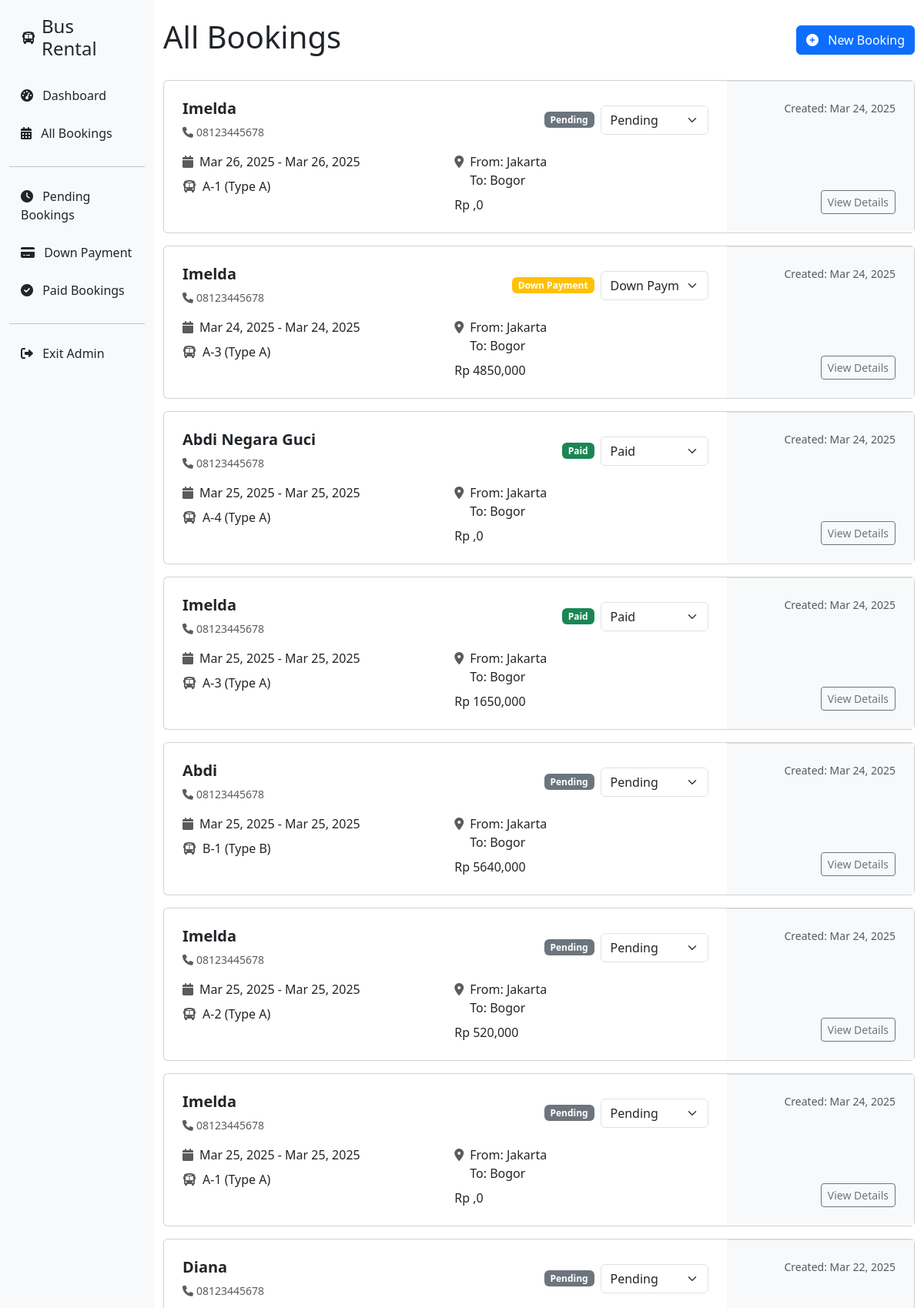
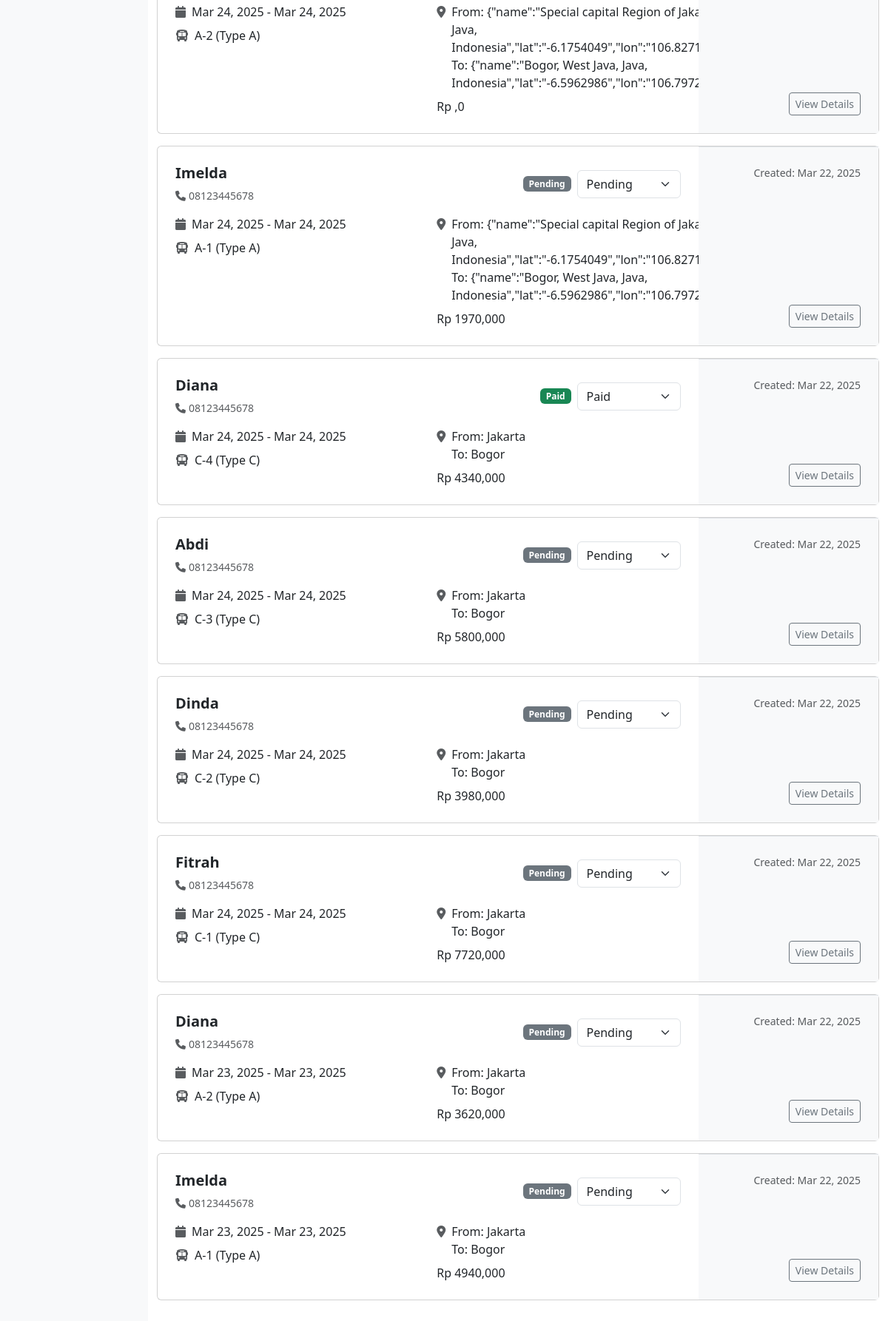
The page /admin-bookings/ (signed in) on the database its author committed (2 pictures, top to bottom).
### rental/models.py (models this page shows, shortened)
class Booking(models.Model):
    PAYMENT_STATUS = [
        ("PENDING", "Pending"),
        ("DP", "Down Payment"),
        ("PAID", "Paid"),
    ]
    customer_name = models.CharField(max_length=100)
    customer_phone = models.CharField(max_length=20)
    bus = models.ForeignKey(Bus, on_delete=models.CASCADE)
    start_date = models.DateField()
    rental_days = models.IntegerField(default=1)
    end_date = models.DateField()
    pickup = models.CharField(max_length=200)
    destination = models.CharField(max_length=200)
    additional_locations = models.TextField(blank=True, null=True)  # Stored as JSON
    pickup_coordinates = models.CharField(max_length=50, blank=True)
    destination_coordinates = models.CharField(max_length=50, blank=True)
    total_distance = models.DecimalField(max_digits=10, decimal_places=2)
    total_price = models.DecimalField(max_digits=12, decimal_places=2)
    payment_status = models.CharField(
        max_length=10, choices=PAYMENT_STATUS, default="PENDING"
    )
    created_at = models.DateTimeField(auto_now_add=True)
    updated_at = models.DateTimeField(auto_now=True)

class Bus(models.Model):
    BUS_TYPES = [
        ("A", "Type A (40 passengers)"),
        ("B", "Type B (30 passengers)"),
        ("C", "Type C (20 passengers)"),
    ]
    name = models.CharField(max_length=100)
    type = models.CharField(max_length=1, choices=BUS_TYPES)
    capacity = models.IntegerField()

### rental/views.py (the view)
# urls.py: path("admin-bookings/", views.admin_bookings, name="admin_bookings"),
@login_required
def admin_bookings(request):
    status = request.GET.get("status")
    if status:
        bookings = Booking.objects.filter(payment_status=status).order_by("-created_at")
    else:
        bookings = Booking.objects.all().order_by("-created_at")
    context = {
        "bookings": bookings,
        "status": status,
    }
    return render(request, "admin/admin-bookings.html", context)

### rental/templates/admin/admin-bookings.html (shortened to what this page needs)
{% extends 'admin_base.html' %}
{% block content %}
<div class="d-flex justify-content-between align-items-center mb-4">
    <h1>
        {% if status %}
            {% if status == 'PENDING' %}Pending Bookings
            {% elif status == 'DP' %}Down Payment Bookings
            {% else %}Paid Bookings{% endif %}
        {% else %}All Bookings{% endif %}
    </h1>
    <a href="{% url 'admin_new_booking' %}" class="btn btn-primary">
        <i class="fas fa-plus-circle me-2"></i> New Booking
    </a>
</div>
{% if bookings %}
    <div class="space-y-4">
        {% for booking in bookings %}
            <div class="card mb-3">
                <div class="card-body p-0">
                    <div class="row g-0">
                        <div class="col-md-9 p-4">
                            <div class="d-flex flex-column flex-md-row justify-content-between mb-3">
                                <div>
                                    <h5 class="fw-semibold">{{ booking.customer_name }}</h5>
                                    <div class="small text-muted d-flex align-items-center">
                                        <i class="fas fa-phone me-1"></i>
                                        <span>{{ booking.customer_phone }}</span>
                                    </div>
                                </div>
                                <div class="d-flex align-items-center gap-2 mt-2 mt-md-0">
                                    {% if booking.payment_status == 'PENDING' %}
                                        <span class="badge bg-secondary">Pending</span>
                                    {% elif booking.payment_status == 'DP' %}
                                        <span class="badge bg-warning">Down Payment</span>
                                    {% else %}
                                        <span class="badge bg-success">Paid</span>
                                    {% endif %}
                                    <form method="post" action="{% url 'update_booking_status' booking.id %}">
                                        <select name="status" class="form-select" style="width: 140px;" onchange="this.form.submit()">
                                            <option value="PENDING" {% if booking.payment_status == 'PENDING' %}selected{% endif %}>Pending</option>
                                            <option value="DP" {% if booking.payment_status == 'DP' %}selected{% endif %}>Down Payment</option>
                                            <option value="PAID" {% if booking.payment_status == 'PAID' %}selected{% endif %}>Paid</option>
                                        </select>
                                    </form>
                                </div>
                            </div>
                            <div class="row">
                                <div class="col-md-6 mb-3 mb-md-0">
                                    <div class="d-flex align-items-center mb-2">
                                        <i class="fas fa-calendar me-2 text-muted"></i>
                                        <span>{{ booking.start_date|date:"M d, Y" }} - {{ booking.end_date|date:"M d, Y" }}</span>
                                    </div>
                                    <div class="d-flex align-items-center">
                                        <i class="fas fa-bus me-2 text-muted"></i>
                                        <span>{{ booking.bus.name }} (Type {{ booking.bus.type }})</span>
                                    </div>
                                </div>
                                <div class="col-md-6">
                                    <div class="d-flex align-items-start mb-2">
                                        <i class="fas fa-map-marker-alt me-2 text-muted mt-1"></i>
                                        <div>
                                            <div>From: {{ booking.pickup }}</div>
                                            <div>To: {{ booking.destination }}</div>
                                        </div>
                                    </div>
                                    <div class="fw-medium">
                                        Rp {{ booking.total_price|floatformat:0|stringformat:'s'|slice:':-3' }},{{ booking.total_price|floatformat:0|stringformat:'s'|slice:'-3:' }}
                                    </div>
                                </div>
                            </div>
                        </div>
                        <div class="col-md-3 bg-light p-4 d-flex flex-row flex-md-column justify-content-between align-items-center align-items-md-end border-top border-md-start">
                            <div class="small text-muted">
                                Created: {{ booking.created_at|date:"M d, Y" }}
                            </div>
                            <a href="{% url 'admin_booking_details' booking.id %}" class="btn btn-outline-secondary btn-sm">
                                View Details
                            </a>
                        </div>
                    </div>
                </div>
            </div>
        {% endfor %}
    </div>
{% else %}
    <div class="text-center py-5 bg-white rounded shadow p-4">
        <p class="text-muted mb-3">No bookings found</p>
        <p class="small text-muted">Create a new booking to see it here</p>
    </div>
{% endif %}
{% endblock %}

### rows shown on the page
Booking: customer_name "Imelda", customer_phone "08123445678", shows "Pending", status "Pending", start_date "Mar 26, 2025", end_date "Mar 26, 2025", bus.name "A-1", bus.type "A", pickup "Jakarta", destination "Bogor", total_price "0", created_at "Mar 24, 2025"
Booking: customer_name "Imelda", customer_phone "08123445678", shows "Down Payment", status "Down Payment", start_date "Mar 24, 2025", end_date "Mar 24, 2025", bus.name "A-3", bus.type "A", pickup "Jakarta", destination "Bogor", total_price "4850", total_price "000", created_at "Mar 24, 2025"
Booking: customer_name "Abdi Negara Guci", customer_phone "08123445678", shows "Paid", status "Paid", start_date "Mar 25, 2025", end_date "Mar 25, 2025", bus.name "A-4", bus.type "A", pickup "Jakarta", destination "Bogor", total_price "0", created_at "Mar 24, 2025"
Booking: customer_name "Imelda", customer_phone "08123445678", shows "Paid", status "Paid", start_date "Mar 25, 2025", end_date "Mar 25, 2025", bus.name "A-3", bus.type "A", pickup "Jakarta", destination "Bogor", total_price "1650", total_price "000", created_at "Mar 24, 2025"
Booking: customer_name "Abdi", customer_phone "08123445678", shows "Pending", status "Pending", start_date "Mar 25, 2025", end_date "Mar 25, 2025", bus.name "B-1", bus.type "B", pickup "Jakarta", destination "Bogor", total_price "5640", total_price "000", created_at "Mar 24, 2025"
Booking: customer_name "Imelda", customer_phone "08123445678", shows "Pending", status "Pending", start_date "Mar 25, 2025", end_date "Mar 25, 2025", bus.name "A-2", bus.type "A", pickup "Jakarta", destination "Bogor", total_price "520", total_price "000", created_at "Mar 24, 2025"
Booking: customer_name "Imelda", customer_phone "08123445678", shows "Pending", status "Pending", start_date "Mar 25, 2025", end_date "Mar 25, 2025", bus.name "A-1", bus.type "A", pickup "Jakarta", destination "Bogor", total_price "0", created_at "Mar 24, 2025"
Booking: customer_name "Diana", customer_phone "08123445678", shows "Pending", status "Pending", start_date "Mar 24, 2025", end_date "Mar 24, 2025", bus.name "A-2", bus.type "A", pickup "{\"name\":\"Special capital Region of Jakarta, Java, Indonesia\",\"lat\":\"-6.1754049\",\"lon\":\"106.827168\"}", destination "{\"name\":\"Bogor, West Java, Java, Indonesia\",\"lat\":\"-6.5962986\",\"lon\":\"106.7972421\"}", total_price "0", created_at "Mar 22, 2025"
Booking: customer_name "Imelda", customer_phone "08123445678", shows "Pending", status "Pending", start_date "Mar 24, 2025", end_date "Mar 24, 2025", bus.name "A-1", bus.type "A", pickup "{\"name\":\"Special capital Region of Jakarta, Java, Indonesia\",\"lat\":\"-6.1754049\",\"lon\":\"106.827168\"}", destination "{\"name\":\"Bogor, West Java, Java, Indonesia\",\"lat\":\"-6.5962986\",\"lon\":\"106.7972421\"}", total_price "1970", total_price "000", created_at "Mar 22, 2025"
Booking: customer_name "Diana", customer_phone "08123445678", shows "Paid", status "Paid", start_date "Mar 24, 2025", end_date "Mar 24, 2025", bus.name "C-4", bus.type "C", pickup "Jakarta", destination "Bogor", total_price "4340", total_price "000", created_at "Mar 22, 2025"
Booking: customer_name "Abdi", customer_phone "08123445678", shows "Pending", status "Pending", start_date "Mar 24, 2025", end_date "Mar 24, 2025", bus.name "C-3", bus.type "C", pickup "Jakarta", destination "Bogor", total_price "5800", total_price "000", created_at "Mar 22, 2025"
Booking: customer_name "Dinda", customer_phone "08123445678", shows "Pending", status "Pending", start_date "Mar 24, 2025", end_date "Mar 24, 2025", bus.name "C-2", bus.type "C", pickup "Jakarta", destination "Bogor", total_price "3980", total_price "000", created_at "Mar 22, 2025"
Booking: customer_name "Fitrah", customer_phone "08123445678", shows "Pending", status "Pending", start_date "Mar 24, 2025", end_date "Mar 24, 2025", bus.name "C-1", bus.type "C", pickup "Jakarta", destination "Bogor", total_price "7720", total_price "000", created_at "Mar 22, 2025"
Booking: customer_name "Diana", customer_phone "08123445678", shows "Pending", status "Pending", start_date "Mar 23, 2025", end_date "Mar 23, 2025", bus.name "A-2", bus.type "A", pickup "Jakarta", destination "Bogor", total_price "3620", total_price "000", created_at "Mar 22, 2025"
Booking: customer_name "Imelda", customer_phone "08123445678", shows "Pending", status "Pending", start_date "Mar 23, 2025", end_date "Mar 23, 2025", bus.name "A-1", bus.type "A", pickup "Jakarta", destination "Bogor", total_price "4940", total_price "000", created_at "Mar 22, 2025"
